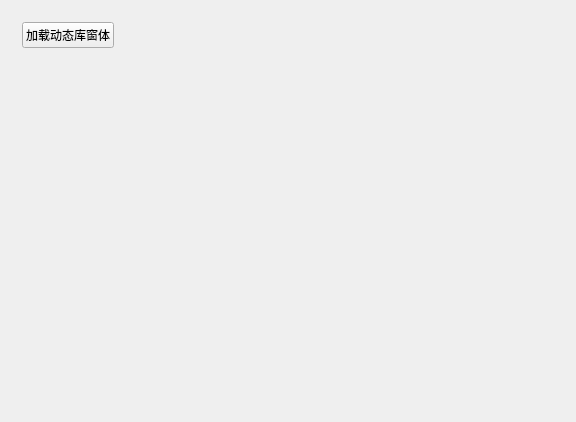
<?xml version="1.0" encoding="UTF-8"?>
<ui version="4.0">
 <class>Widget</class>
 <widget class="QWidget" name="Widget">
  <property name="geometry">
   <rect>
    <x>0</x>
    <y>0</y>
    <width>576</width>
    <height>422</height>
   </rect>
  </property>
  <property name="windowTitle">
   <string>Widget</string>
  </property>
  <layout class="QVBoxLayout" name="verticalLayout" stretch="1,9">
   <item>
    <widget class="QWidget" name="widget" native="true">
     <layout class="QHBoxLayout" name="horizontalLayout">
      <item>
       <widget class="QPushButton" name="pushButton">
        <property name="text">
         <string>加载动态库窗体</string>
        </property>
       </widget>
      </item>
      <item>
       <spacer name="horizontalSpacer">
        <property name="orientation">
         <enum>Qt::Horizontal</enum>
        </property>
        <property name="sizeHint" stdset="0">
         <size>
          <width>439</width>
          <height>20</height>
         </size>
        </property>
       </spacer>
      </item>
     </layout>
    </widget>
   </item>
   <item>
    <widget class="QWidget" name="widget_2" native="true"/>
   </item>
  </layout>
 </widget>
 <layoutdefault spacing="6" margin="11"/>
 <resources/>
 <connections/>
</ui>
